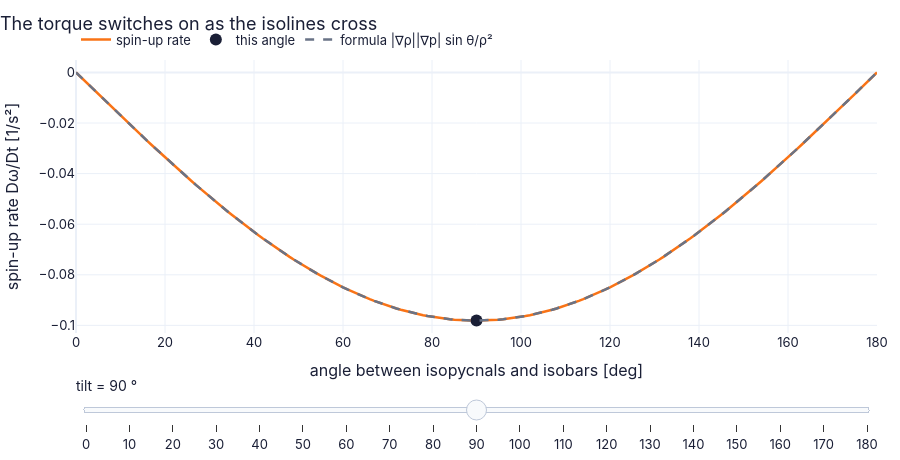

Notebook source saved alongside this figure:
### Markdown cell above
> 🔁 **Tools from earlier chapters used here** (see `knowledge/primers.md`)

- **np.deg2rad** — converts degrees to radians, which numpy's trigonometric functions expect (Ch. 2 P66).

### Code cell
ang = np.linspace(0, 180, 181)                                       # angle between isopycnals and isobars [deg]
rates = np.array([ch05.baroclinic_element_scenario(np.deg2rad(a_), 10.0, 0.01)["spin_up"] for a_ in ang])   # spin-up [1/s²]


def tilt(a_deg):                                                     # slider value → curves
    rnow = ch05.baroclinic_element_scenario(np.deg2rad(a_deg), 10.0, 0.01)["spin_up"]   # the rate at this angle
    return {"spin-up rate": (ang, rates), "this angle": ([a_deg], [rnow]),                          # the curves for this slider value
            "formula |∇ρ||∇p| sin θ/ρ²": (ang, -10*9810*np.sin(np.deg2rad(ang))/1000.0**2)}         # the formula of (5.28) as a dashed ghost


fig = slider_figure(tilt, "tilt", np.linspace(0, 180, 19 if not FAST else 10), unit="°",            # precompute every slider position
                    xlabel="angle between isopycnals and isobars [deg]", ylabel="spin-up rate Dω/Dt [1/s²]",  # axis labels with units
                    title="The torque switches on as the isolines cross", modes={"this angle": "markers"})  # the message of the figure
recolor(fig, {"spin-up rate": COLORS["orange"], "this angle": COLORS["ink"], "formula |∇ρ||∇p| sin θ/ρ²": COLORS["muted"]},  # house colours by trace name
        dashes={"formula |∇ρ||∇p| sin θ/ρ²": "dash"})                                               # dashed reference curves
for tr in fig.data:                                                  # bigger marker for the current angle
    if tr.name == "this angle":                                                                     # the current-angle marker
        tr.marker.size = 12                                                                         # made larger
fig.show()                                                                                          # draw it (works on the web page too)

### Figure 1 — Plotly figure (JSON) as saved in the notebook; plotly's stock layout.template omitted (floating-point values rounded to 4 significant figures; data arrays with more than 128 entries replaced by an {"elided": "..."} marker saying what was removed)
{"data": [{"hovertemplate": "spin-up rate: %{y:.4g}<extra>tilt = 0 °</extra>", "line": {"color": "#f97316", "width": 2.5}, "marker": {"color": "#f97316"}, "mode": "lines", "name": "spin-up rate", "type": "scatter", "visible": false, "x": {"elided": "181 float values"}, "y": {"elided": "181 float values"}}, {"hovertemplate": "this angle: %{y:.4g}<extra>tilt = 0 °</extra>", "line": {"color": "#1a1f36", "width": 2.5}, "marker": {"color": "#1a1f36", "size": 12}, "mode": "markers", "name": "this angle", "type": "scatter", "visible": false, "x": [0.0], "y": [0.0]}, {"hovertemplate": "formula |∇ρ||∇p| sin θ/ρ²: %{y:.4g}<extra>tilt = 0 °</extra>", "line": {"color": "#697386", "dash": "dash", "width": 2.5}, "marker": {"color": "#697386"}, "mode": "lines", "name": "formula |∇ρ||∇p| sin θ/ρ²", "type": "scatter", "visible": false, "x": {"elided": "181 float values"}, "y": {"elided": "181 float values"}}, {"hovertemplate": "spin-up rate: %{y:.4g}<extra>tilt = 10 °</extra>", "line": {"color": "#f97316", "width": 2.5}, "marker": {"color": "#f97316"}, "mode": "lines", "name": "spin-up rate", "type": "scatter", "visible": false, "x": {"elided": "181 float values"}, "y": {"elided": "181 float values"}}, {"hovertemplate": "this angle: %{y:.4g}<extra>tilt = 10 °</extra>", "line": {"color": "#1a1f36", "width": 2.5}, "marker": {"color": "#1a1f36", "size": 12}, "mode": "markers", "name": "this angle", "type": "scatter", "visible": false, "x": [10.0], "y": [-0.01703]}, {"hovertemplate": "formula |∇ρ||∇p| sin θ/ρ²: %{y:.4g}<extra>tilt = 10 °</extra>", "line": {"color": "#697386", "dash": "dash", "width": 2.5}, "marker": {"color": "#697386"}, "mode": "lines", "name": "formula |∇ρ||∇p| sin θ/ρ²", "type": "scatter", "visible": false, "x": {"elided": "181 float values"}, "y": {"elided": "181 float values"}}, {"hovertemplate": "spin-up rate: %{y:.4g}<extra>tilt = 20 °</extra>", "line": {"color": "#f97316", "width": 2.5}, "marker": {"color": "#f97316"}, "mode": "lines", "name": "spin-up rate", "type": "scatter", "visible": false, "x": {"elided": "181 float values"}, "y": {"elided": "181 float values"}}, {"hovertemplate": "this angle: %{y:.4g}<extra>tilt = 20 °</extra>", "line": {"color": "#1a1f36", "width": 2.5}, "marker": {"color": "#1a1f36", "size": 12}, "mode": "markers", "name": "this angle", "type": "scatter", "visible": false, "x": [20.0], "y": [-0.03355]}, {"hovertemplate": "formula |∇ρ||∇p| sin θ/ρ²: %{y:.4g}<extra>tilt = 20 °</extra>", "line": {"color": "#697386", "dash": "dash", "width": 2.5}, "marker": {"color": "#697386"}, "mode": "lines", "name": "formula |∇ρ||∇p| sin θ/ρ²", "type": "scatter", "visible": false, "x": {"elided": "181 float values"}, "y": {"elided": "181 float values"}}, {"hovertemplate": "spin-up rate: %{y:.4g}<extra>tilt = 30 °</extra>", "line": {"color": "#f97316", "width": 2.5}, "marker": {"color": "#f97316"}, "mode": "lines", "name": "spin-up rate", "type": "scatter", "visible": false, "x": {"elided": "181 float values"}, "y": {"elided": "181 float values"}}, {"hovertemplate": "this angle: %{y:.4g}<extra>tilt = 30 °</extra>", "line": {"color": "#1a1f36", "width": 2.5}, "marker": {"color": "#1a1f36", "size": 12}, "mode": "markers", "name": "this angle", "type": "scatter", "visible": false, "x": [30.0], "y": [-0.04905]}, {"hovertemplate": "formula |∇ρ||∇p| sin θ/ρ²: %{y:.4g}<extra>tilt = 30 °</extra>", "line": {"color": "#697386", "dash": "dash", "width": 2.5}, "marker": {"color": "#697386"}, "mode": "lines", "name": "formula |∇ρ||∇p| sin θ/ρ²", "type": "scatter", "visible": false, "x": {"elided": "181 float values"}, "y": {"elided": "181 float values"}}, {"hovertemplate": "spin-up rate: %{y:.4g}<extra>tilt = 40 °</extra>", "line": {"color": "#f97316", "width": 2.5}, "marker": {"color": "#f97316"}, "mode": "lines", "name": "spin-up rate", "type": "scatter", "visible": false, "x": {"elided": "181 float values"}, "y": {"elided": "181 float values"}}, {"hovertemplate": "this angle: %{y:.4g}<extra>tilt = 40 °</extra>", "line": {"color": "#1a1f36", "width": 2.5}, "marker": {"color": "#1a1f36", "size": 12}, "mode": "markers", "name": "this angle", "type": "scatter", "visible": false, "x": [40.0], "y": [-0.06306]}, {"hovertemplate": "formula |∇ρ||∇p| sin θ/ρ²: %{y:.4g}<extra>tilt = 40 °</extra>", "line": {"color": "#697386", "dash": "dash", "width": 2.5}, "marker": {"color": "#697386"}, "mode": "lines", "name": "formula |∇ρ||∇p| sin θ/ρ²", "type": "scatter", "visible": false, "x": {"elided": "181 float values"}, "y": {"elided": "181 float values"}}, {"hovertemplate": "spin-up rate: %{y:.4g}<extra>tilt = 50 °</extra>", "line": {"color": "#f97316", "width": 2.5}, "marker": {"color": "#f97316"}, "mode": "lines", "name": "spin-up rate", "type": "scatter", "visible": false, "x": {"elided": "181 float values"}, "y": {"elided": "181 float values"}}, {"hovertemplate": "this angle: %{y:.4g}<extra>tilt = 50 °</extra>", "line": {"color": "#1a1f36", "width": 2.5}, "marker": {"color": "#1a1f36", "size": 12}, "mode": "markers", "name": "this angle", "type": "scatter", "visible": false, "x": [50.0], "y": [-0.07515]}, {"hovertemplate": "formula |∇ρ||∇p| sin θ/ρ²: %{y:.4g}<extra>tilt = 50 °</extra>", "line": {"color": "#697386", "dash": "dash", "width": 2.5}, "marker": {"color": "#697386"}, "mode": "lines", "name": "formula |∇ρ||∇p| sin θ/ρ²", "type": "scatter", "visible": false, "x": {"elided": "181 float values"}, "y": {"elided": "181 float values"}}, {"hovertemplate": "spin-up rate: %{y:.4g}<extra>tilt = 60 °</extra>", "line": {"color": "#f97316", "width": 2.5}, "marker": {"color": "#f97316"}, "mode": "lines", "name": "spin-up rate", "type": "scatter", "visible": false, "x": {"elided": "181 float values"}, "y": {"elided": "181 float values"}}, {"hovertemplate": "this angle: %{y:.4g}<extra>tilt = 60 °</extra>", "line": {"color": "#1a1f36", "width": 2.5}, "marker": {"color": "#1a1f36", "size": 12}, "mode": "markers", "name": "this angle", "type": "scatter", "visible": false, "x": [60.0], "y": [-0.08496]}, {"hovertemplate": "formula |∇ρ||∇p| sin θ/ρ²: %{y:.4g}<extra>tilt = 60 °</extra>", "line": {"color": "#697386", "dash": "dash", "width": 2.5}, "marker": {"color": "#697386"}, "mode": "lines", "name": "formula |∇ρ||∇p| sin θ/ρ²", "type": "scatter", "visible": false, "x": {"elided": "181 float values"}, "y": {"elided": "181 float values"}}, {"hovertemplate": "spin-up rate: %{y:.4g}<extra>tilt = 70 °</extra>", "line": {"color": "#f97316", "width": 2.5}, "marker": {"color": "#f97316"}, "mode": "lines", "name": "spin-up rate", "type": "scatter", "visible": false, "x": {"elided": "181 float values"}, "y": {"elided": "181 float values"}}, {"hovertemplate": "this angle: %{y:.4g}<extra>tilt = 70 °</extra>", "line": {"color": "#1a1f36", "width": 2.5}, "marker": {"color": "#1a1f36", "size": 12}, "mode": "markers", "name": "this angle", "type": "scatter", "visible": false, "x": [70.0], "y": [-0.09218]}, {"hovertemplate": "formula |∇ρ||∇p| sin θ/ρ²: %{y:.4g}<extra>tilt = 70 °</extra>", "line": {"color": "#697386", "dash": "dash", "width": 2.5}, "marker": {"color": "#697386"}, "mode": "lines", "name": "formula |∇ρ||∇p| sin θ/ρ²", "type": "scatter", "visible": false, "x": {"elided": "181 float values"}, "y": {"elided": "181 float values"}}, {"hovertemplate": "spin-up rate: %{y:.4g}<extra>tilt = 80 °</extra>", "line": {"color": "#f97316", "width": 2.5}, "marker": {"color": "#f97316"}, "mode": "lines", "name": "spin-up rate", "type": "scatter", "visible": false, "x": {"elided": "181 float values"}, "y": {"elided": "181 float values"}}, {"hovertemplate": "this angle: %{y:.4g}<extra>tilt = 80 °</extra>", "line": {"color": "#1a1f36", "width": 2.5}, "marker": {"color": "#1a1f36", "size": 12}, "mode": "markers", "name": "this angle", "type": "scatter", "visible": false, "x": [80.0], "y": [-0.09661]}, {"hovertemplate": "formula |∇ρ||∇p| sin θ/ρ²: %{y:.4g}<extra>tilt = 80 °</extra>", "line": {"color": "#697386", "dash": "dash", "width": 2.5}, "marker": {"color": "#697386"}, "mode": "lines", "name": "formula |∇ρ||∇p| sin θ/ρ²", "type": "scatter", "visible": false, "x": {"elided": "181 float values"}, "y": {"elided": "181 float values"}}, {"hovertemplate": "spin-up rate: %{y:.4g}<extra>tilt = 90 °</extra>", "line": {"color": "#f97316", "width": 2.5}, "marker": {"color": "#f97316"}, "mode": "lines", "name": "spin-up rate", "type": "scatter", "visible": true, "x": {"elided": "181 float values"}, "y": {"elided": "181 float values"}}, {"hovertemplate": "this angle: %{y:.4g}<extra>tilt = 90 °</extra>", "line": {"color": "#1a1f36", "width": 2.5}, "marker": {"color": "#1a1f36", "size": 12}, "mode": "markers", "name": "this angle", "type": "scatter", "visible": true, "x": [90.0], "y": [-0.0981]}, {"hovertemplate": "formula |∇ρ||∇p| sin θ/ρ²: %{y:.4g}<extra>tilt = 90 °</extra>", "line": {"color": "#697386", "dash": "dash", "width": 2.5}, "marker": {"color": "#697386"}, "mode": "lines", "name": "formula |∇ρ||∇p| sin θ/ρ²", "type": "scatter", "visible": true, "x": {"elided": "181 float values"}, "y": {"elided": "181 float values"}}, {"hovertemplate": "spin-up rate: %{y:.4g}<extra>tilt = 100 °</extra>", "line": {"color": "#f97316", "width": 2.5}, "marker": {"color": "#f97316"}, "mode": "lines", "name": "spin-up rate", "type": "scatter", "visible": false, "x": {"elided": "181 float values"}, "y": {"elided": "181 float values"}}, {"hovertemplate": "this angle: %{y:.4g}<extra>tilt = 100 °</extra>", "line": {"color": "#1a1f36", "width": 2.5}, "marker": {"color": "#1a1f36", "size": 12}, "mode": "markers", "name": "this angle", "type": "scatter", "visible": false, "x": [100.0], "y": [-0.09661]}, {"hovertemplate": "formula |∇ρ||∇p| sin θ/ρ²: %{y:.4g}<extra>tilt = 100 °</extra>", "line": {"color": "#697386", "dash": "dash", "width": 2.5}, "marker": {"color": "#697386"}, "mode": "lines", "name": "formula |∇ρ||∇p| sin θ/ρ²", "type": "scatter", "visible": false, "x": {"elided": "181 float values"}, "y": {"elided": "181 float values"}}, {"hovertemplate": "spin-up rate: %{y:.4g}<extra>tilt = 110 °</extra>", "line": {"color": "#f97316", "width": 2.5}, "marker": {"color": "#f97316"}, "mode": "lines", "name": "spin-up rate", "type": "scatter", "visible": false, "x": {"elided": "181 float values"}, "y": {"elided": "181 float values"}}, {"hovertemplate": "this angle: %{y:.4g}<extra>tilt = 110 °</extra>", "line": {"color": "#1a1f36", "width": 2.5}, "marker": {"color": "#1a1f36", "size": 12}, "mode": "markers", "name": "this angle", "type": "scatter", "visible": false, "x": [110.0], "y": [-0.09218]}, {"hovertemplate": "formula |∇ρ||∇p| sin θ/ρ²: %{y:.4g}<extra>tilt = 110 °</extra>", "line": {"color": "#697386", "dash": "dash", "width": 2.5}, "marker": {"color": "#697386"}, "mode": "lines", "name": "formula |∇ρ||∇p| sin θ/ρ²", "type": "scatter", "visible": false, "x": {"elided": "181 float values"}, "y": {"elided": "181 float values"}}, {"hovertemplate": "spin-up rate: %{y:.4g}<extra>tilt = 120 °</extra>", "line": {"color": "#f97316", "width": 2.5}, "marker": {"color": "#f97316"}, "mode": "lines", "name": "spin-up rate", "type": "scatter", "visible": false, "x": {"elided": "181 float values"}, "y": {"elided": "181 float values"}}, {"hovertemplate": "this angle: %{y:.4g}<extra>tilt = 120 °</extra>", "line": {"color": "#1a1f36", "width": 2.5}, "marker": {"color": "#1a1f36", "size": 12}, "mode": "markers", "name": "this angle", "type": "scatter", "visible": false, "x": [120.0], "y": [-0.08496]}, {"hovertemplate": "formula |∇ρ||∇p| sin θ/ρ²: %{y:.4g}<extra>tilt = 120 °</extra>", "line": {"color": "#697386", "dash": "dash", "width": 2.5}, "marker": {"color": "#697386"}, "mode": "lines", "name": "formula |∇ρ||∇p| sin θ/ρ²", "type": "scatter", "visible": false, "x": {"elided": "181 float values"}, "y": {"elided": "181 float values"}}, {"hovertemplate": "spin-up rate: %{y:.4g}<extra>tilt = 130 °</extra>", "line": {"color": "#f97316", "width": 2.5}, "marker": {"color": "#f97316"}, "mode": "lines", "name": "spin-up rate", "type": "scatter", "visible": false, "x": {"elided": "181 float values"}, "y": {"elided": "181 float values"}}, {"hovertemplate": "this angle: %{y:.4g}<extra>tilt = 130 °</extra>", "line": {"color": "#1a1f36", "width": 2.5}, "marker": {"color": "#1a1f36", "size": 12}, "mode": "markers", "name": "this angle", "type": "scatter", "visible": false, "x": [130.0], "y": [-0.07515]}, {"hovertemplate": "formula |∇ρ||∇p| sin θ/ρ²: %{y:.4g}<extra>tilt = 130 °</extra>", "line": {"color": "#697386", "dash": "dash", "width": 2.5}, "marker": {"color": "#697386"}, "mode": "lines", "name": "formula |∇ρ||∇p| sin θ/ρ²", "type": "scatter", "visible": false, "x": {"elided": "181 float values"}, "y": {"elided": "181 float values"}}, {"hovertemplate": "spin-up rate: %{y:.4g}<extra>tilt = 140 °</extra>", "line": {"color": "#f97316", "width": 2.5}, "marker": {"color": "#f97316"}, "mode": "lines", "name": "spin-up rate", "type": "scatter", "visible": false, "x": {"elided": "181 float values"}, "y": {"elided": "181 float values"}}, {"hovertemplate": "this angle: %{y:.4g}<extra>tilt = 140 °</extra>", "line": {"color": "#1a1f36", "width": 2.5}, "marker": {"color": "#1a1f36", "size": 12}, "mode": "markers", "name": "this angle", "type": "scatter", "visible": false, "x": [140.0], "y": [-0.06306]}, {"hovertemplate": "formula |∇ρ||∇p| sin θ/ρ²: %{y:.4g}<extra>tilt = 140 °</extra>", "line": {"color": "#697386", "dash": "dash", "width": 2.5}, "marker": {"color": "#697386"}, "mode": "lines", "name": "formula |∇ρ||∇p| sin θ/ρ²", "type": "scatter", "visible": false, "x": {"elided": "181 float values"}, "y": {"elided": "181 float values"}}, {"hovertemplate": "spin-up rate: %{y:.4g}<extra>tilt = 150 °</extra>", "line": {"color": "#f97316", "width": 2.5}, "marker": {"color": "#f97316"}, "mode": "lines", "name": "spin-up rate", "type": "scatter", "visible": false, "x": {"elided": "181 float values"}, "y": {"elided": "181 float values"}}, {"hovertemplate": "this angle: %{y:.4g}<extra>tilt = 150 °</extra>", "line": {"color": "#1a1f36", "width": 2.5}, "marker": {"color": "#1a1f36", "size": 12}, "mode": "markers", "name": "this angle", "type": "scatter", "visible": false, "x": [150.0], "y": [-0.04905]}, {"hovertemplate": "formula |∇ρ||∇p| sin θ/ρ²: %{y:.4g}<extra>tilt = 150 °</extra>", "line": {"color": "#697386", "dash": "dash", "width": 2.5}, "marker": {"color": "#697386"}, "mode": "lines", "name": "formula |∇ρ||∇p| sin θ/ρ²", "type": "scatter", "visible": false, "x": {"elided": "181 float values"}, "y": {"elided": "181 float values"}}, {"hovertemplate": "spin-up rate: %{y:.4g}<extra>tilt = 160 °</extra>", "line": {"color": "#f97316", "width": 2.5}, "marker": {"color": "#f97316"}, "mode": "lines", "name": "spin-up rate", "type": "scatter", "visible": false, "x": {"elided": "181 float values"}, "y": {"elided": "181 float values"}}, {"hovertemplate": "this angle: %{y:.4g}<extra>tilt = 160 °</extra>", "line": {"color": "#1a1f36", "width": 2.5}, "marker": {"color": "#1a1f36", "size": 12}, "mode": "markers", "name": "this angle", "type": "scatter", "visible": false, "x": [160.0], "y": [-0.03355]}, {"hovertemplate": "formula |∇ρ||∇p| sin θ/ρ²: %{y:.4g}<extra>tilt = 160 °</extra>", "line": {"color": "#697386", "dash": "dash", "width": 2.5}, "marker": {"color": "#697386"}, "mode": "lines", "name": "formula |∇ρ||∇p| sin θ/ρ²", "type": "scatter", "visible": false, "x": {"elided": "181 float values"}, "y": {"elided": "181 float values"}}, {"hovertemplate": "spin-up rate: %{y:.4g}<extra>tilt = 170 °</extra>", "line": {"color": "#f97316", "width": 2.5}, "marker": {"color": "#f97316"}, "mode": "lines", "name": "spin-up rate", "type": "scatter", "visible": false, "x": {"elided": "181 float values"}, "y": {"elided": "181 float values"}}, {"hovertemplate": "this angle: %{y:.4g}<extra>tilt = 170 °</extra>", "line": {"color": "#1a1f36", "width": 2.5}, "marker": {"color": "#1a1f36", "size": 12}, "mode": "markers", "name": "this angle", "type": "scatter", "visible": false, "x": [170.0], "y": [-0.01703]}, {"hovertemplate": "formula |∇ρ||∇p| sin θ/ρ²: %{y:.4g}<extra>tilt = 170 °</extra>", "line": {"color": "#697386", "dash": "dash", "width": 2.5}, "marker": {"color": "#697386"}, "mode": "lines", "name": "formula |∇ρ||∇p| sin θ/ρ²", "type": "scatter", "visible": false, "x": {"elided": "181 float values"}, "y": {"elided": "181 float values"}}, {"hovertemplate": "spin-up rate: %{y:.4g}<extra>tilt = 180 °</extra>", "line": {"color": "#f97316", "width": 2.5}, "marker": {"color": "#f97316"}, "mode": "lines", "name": "spin-up rate", "type": "scatter", "visible": false, "x": {"elided": "181 float values"}, "y": {"elided": "181 float values"}}, {"hovertemplate": "this angle: %{y:.4g}<extra>tilt = 180 °</extra>", "line": {"color": "#1a1f36", "width": 2.5}, "marker": {"color": "#1a1f36", "size": 12}, "mode": "markers", "name": "this angle", "type": "scatter", "visible": false, "x": [180.0], "y": [-1.201e-17]}, {"hovertemplate": "formula |∇ρ||∇p| sin θ/ρ²: %{y:.4g}<extra>tilt = 180 °</extra>", "line": {"color": "#697386", "dash": "dash", "width": 2.5}, "marker": {"color": "#697386"}, "mode": "lines", "name": "formula |∇ρ||∇p| sin θ/ρ²", "type": "scatter", "visible": false, "x": {"elided": "181 float values"}, "y": {"elided": "181 float values"}}], "layout": {"colorway": ["#6c5ce7", "#0fa39c", "#f97316", "#2563eb", "#e11d6a", "#d97706"], "font": {"color": "#1a1f36", "family": "Inter, -apple-system, Segoe UI, Roboto, sans-serif", "size": 13}, "height": 460, "hovermode": "x unified", "legend": {"orientation": "h", "x": 0, "xanchor": "left", "y": 1.02, "yanchor": "bottom"}, "margin": {"b": 90, "l": 60, "r": 20, "t": 60}, "sliders": [{"active": 9, "currentvalue": {"font": {"size": 14}, "prefix": "tilt = ", "suffix": " °"}, "pad": {"t": 40}, "steps": [{"args": [{"visible": [true, true, true, false, false, false, false, false, false, false, false, false, false, false, false, false, false, false, false, false, false, false, false, false, false, false, false, false, false, false, false, false, false, false, false, false, false, false, false, false, false, false, false, false, false, false, false, false, false, false, false, false, false, false, false, false, false]}], "label": "0", "method": "update"}, {"args": [{"visible": [false, false, false, true, true, true, false, false, false, false, false, false, false, false, false, false, false, false, false, false, false, false, false, false, false, false, false, false, false, false, false, false, false, false, false, false, false, false, false, false, false, false, false, false, false, false, false, false, false, false, false, false, false, false, false, false, false]}], "label": "10", "method": "update"}, {"args": [{"visible": [false, false, false, false, false, false, true, true, true, false, false, false, false, false, false, false, false, false, false, false, false, false, false, false, false, false, false, false, false, false, false, false, false, false, false, false, false, false, false, false, false, false, false, false, false, false, false, false, false, false, false, false, false, false, false, false, false]}], "label": "20", "method": "update"}, {"args": [{"visible": [false, false, false, false, false, false, false, false, false, true, true, true, false, false, false, false, false, false, false, false, false, false, false, false, false, false, false, false, false, false, false, false, false, false, false, false, false, false, false, false, false, false, false, false, false, false, false, false, false, false, false, false, false, false, false, false, false]}], "label": "30", "method": "update"}, {"args": [{"visible": [false, false, false, false, false, false, false, false, false, false, false, false, true, true, true, false, false, false, false, false, false, false, false, false, false, false, false, false, false, false, false, false, false, false, false, false, false, false, false, false, false, false, false, false, false, false, false, false, false, false, false, false, false, false, false, false, false]}], "label": "40", "method": "update"}, {"args": [{"visible": [false, false, false, false, false, false, false, false, false, false, false, false, false, false, false, true, true, true, false, false, false, false, false, false, false, false, false, false, false, false, false, false, false, false, false, false, false, false, false, false, false, false, false, false, false, false, false, false, false, false, false, false, false, false, false, false, false]}], "label": "50", "method": "update"}, {"args": [{"visible": [false, false, false, false, false, false, false, false, false, false, false, false, false, false, false, false, false, false, true, true, true, false, false, false, false, false, false, false, false, false, false, false, false, false, false, false, false, false, false, false, false, false, false, false, false, false, false, false, false, false, false, false, false, false, false, false, false]}], "label": "60", "method": "update"}, {"args": [{"visible": [false, false, false, false, false, false, false, false, false, false, false, false, false, false, false, false, false, false, false, false, false, true, true, true, false, false, false, false, false, false, false, false, false, false, false, false, false, false, false, false, false, false, false, false, false, false, false, false, false, false, false, false, false, false, false, false, false]}], "label": "70", "method": "update"}, {"args": [{"visible": [false, false, false, false, false, false, false, false, false, false, false, false, false, false, false, false, false, false, false, false, false, false, false, false, true, true, true, false, false, false, false, false, false, false, false, false, false, false, false, false, false, false, false, false, false, false, false, false, false, false, false, false, false, false, false, false, false]}], "label": "80", "method": "update"}, {"args": [{"visible": [false, false, false, false, false, false, false, false, false, false, false, false, false, false, false, false, false, false, false, false, false, false, false, false, false, false, false, true, true, true, false, false, false, false, false, false, false, false, false, false, false, false, false, false, false, false, false, false, false, false, false, false, false, false, false, false, false]}], "label": "90", "method": "update"}, {"args": [{"visible": [false, false, false, false, false, false, false, false, false, false, false, false, false, false, false, false, false, false, false, false, false, false, false, false, false, false, false, false, false, false, true, true, true, false, false, false, false, false, false, false, false, false, false, false, false, false, false, false, false, false, false, false, false, false, false, false, false]}], "label": "100", "method": "update"}, {"args": [{"visible": [false, false, false, false, false, false, false, false, false, false, false, false, false, false, false, false, false, false, false, false, false, false, false, false, false, false, false, false, false, false, false, false, false, true, true, true, false, false, false, false, false, false, false, false, false, false, false, false, false, false, false, false, false, false, false, false, false]}], "label": "110", "method": "update"}, {"args": [{"visible": [false, false, false, false, false, false, false, false, false, false, false, false, false, false, false, false, false, false, false, false, false, false, false, false, false, false, false, false, false, false, false, false, false, false, false, false, true, true, true, false, false, false, false, false, false, false, false, false, false, false, false, false, false, false, false, false, false]}], "label": "120", "method": "update"}, {"args": [{"visible": [false, false, false, false, false, false, false, false, false, false, false, false, false, false, false, false, false, false, false, false, false, false, false, false, false, false, false, false, false, false, false, false, false, false, false, false, false, false, false, true, true, true, false, false, false, false, false, false, false, false, false, false, false, false, false, false, false]}], "label": "130", "method": "update"}, {"args": [{"visible": [false, false, false, false, false, false, false, false, false, false, false, false, false, false, false, false, false, false, false, false, false, false, false, false, false, false, false, false, false, false, false, false, false, false, false, false, false, false, false, false, false, false, true, true, true, false, false, false, false, false, false, false, false, false, false, false, false]}], "label": "140", "method": "update"}, {"args": [{"visible": [false, false, false, false, false, false, false, false, false, false, false, false, false, false, false, false, false, false, false, false, false, false, false, false, false, false, false, false, false, false, false, false, false, false, false, false, false, false, false, false, false, false, false, false, false, true, true, true, false, false, false, false, false, false, false, false, false]}], "label": "150", "method": "update"}, {"args": [{"visible": [false, false, false, false, false, false, false, false, false, false, false, false, false, false, false, false, false, false, false, false, false, false, false, false, false, false, false, false, false, false, false, false, false, false, false, false, false, false, false, false, false, false, false, false, false, false, false, false, true, true, true, false, false, false, false, false, false]}], "label": "160", "method": "update"}, {"args": [{"visible": [false, false, false, false, false, false, false, false, false, false, false, false, false, false, false, false, false, false, false, false, false, false, false, false, false, false, false, false, false, false, false, false, false, false, false, false, false, false, false, false, false, false, false, false, false, false, false, false, false, false, false, true, true, true, false, false, false]}], "label": "170", "method": "update"}, {"args": [{"visible": [false, false, false, false, false, false, false, false, false, false, false, false, false, false, false, false, false, false, false, false, false, false, false, false, false, false, false, false, false, false, false, false, false, false, false, false, false, false, false, false, false, false, false, false, false, false, false, false, false, false, false, false, false, false, true, true, true]}], "label": "180", "method": "update"}]}], "title": {"text": "The torque switches on as the isolines cross", "x": 0}, "xaxis": {"range": [0.0, 180.0], "title": {"text": "angle between isopycnals and isobars [deg]"}}, "yaxis": {"range": [-0.103, 0.004905], "title": {"text": "spin-up rate Dω/Dt [1/s²]"}}}}
